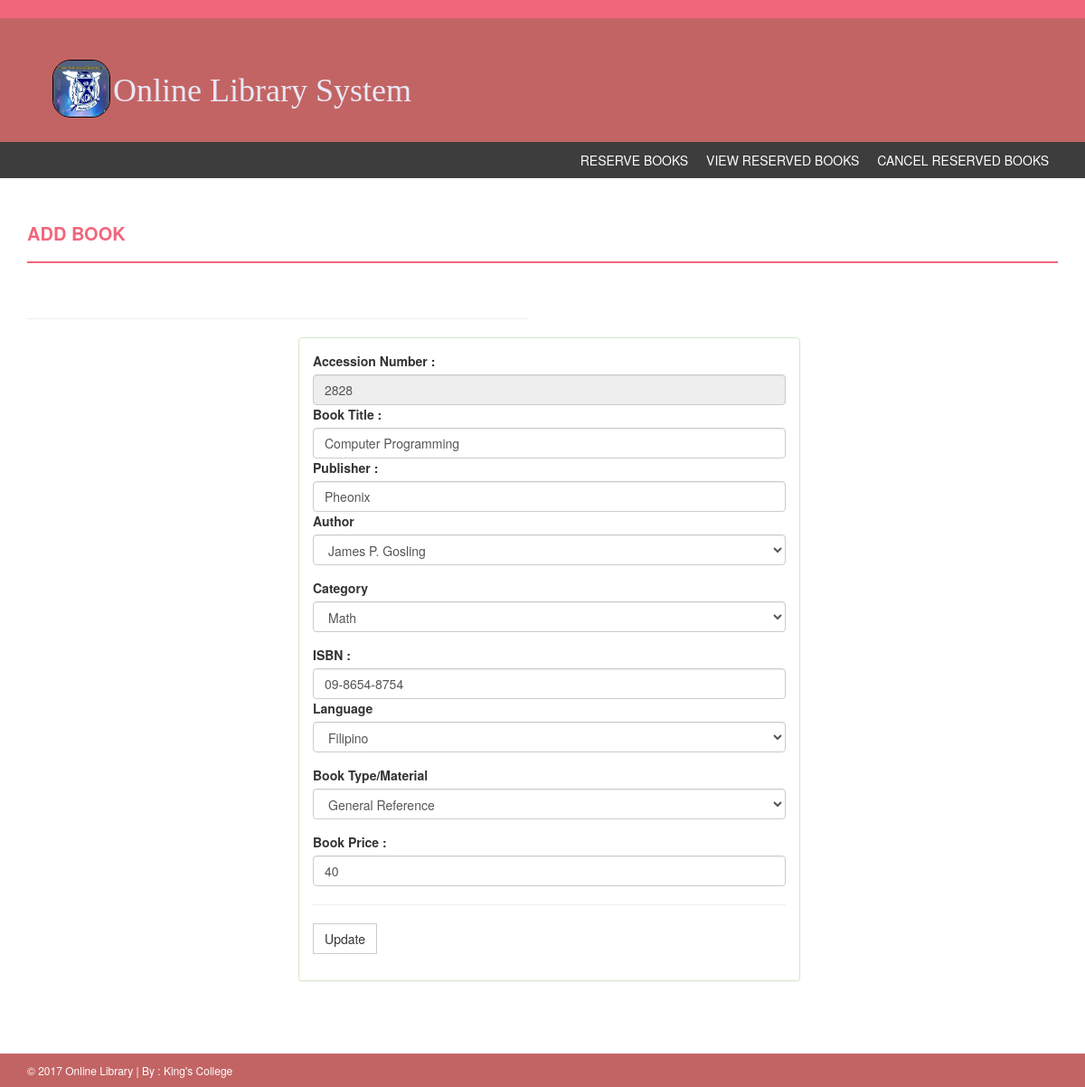
Screenshot of /php/edit_add_book.php?id=59 with the database file from the repository.
### tables this page shows
CREATE TABLE `book` (
  `book_id` int(11) NOT NULL,
  `book_number` int(11) NOT NULL,
  `number_of_copies` int(11) NOT NULL,
  `accession_number_id` varchar(100) NOT NULL,
  `publisher` varchar(100) NOT NULL,
  `book_name` varchar(100) NOT NULL,
  `author_id` int(11) NOT NULL,
  `category_id` int(11) NOT NULL,
  `ISBN` varchar(100) NOT NULL,
  `form_id` int(11) NOT NULL,
  `languange_id` int(11) NOT NULL,
  `status` varchar(100) NOT NULL COMMENT 'available; not available; damage; lost; reserve',
  `book_type_id` int(11) NOT NULL,
  `filing_book_type_id` int(11) NOT NULL,
  `supplier_id` int(11) NOT NULL,
  `book_price` int(11) NOT NULL
);

### php/edit_add_book.php (the view, shortened to what this page needs)
<link href="../assets/css/bootstrap.css" rel="stylesheet" />
    <link href="../assets/css/font-awesome.css" rel="stylesheet" />
    <link href="../assets/css/style.css" rel="stylesheet" />
    <link href="../assets/css/style2.css" rel="stylesheet" />
<?php
include('header.php');
?>
<?php
include('../config.php');
if(isset($_GET['id'])){
    $id=$_GET['id'];
$sql='SELECT * FROM `book` WHERE book.book_id="'.$id.'"';
    $qry=mysqli_query($CON, $sql) or die(mysqli_error($sql));
    while($row=mysqli_fetch_array($qry)){
        $book_number=$row['book_number'];
        $publisher=$row['publisher'];
        $book_name=$row['book_name'];
        $ISBN=$row['ISBN'];
        $book_price=$row['book_price'];
    }
}
?>
<div class="content-wrapper">
        <div class="container">
            <div class="row">
                <div class="col-md-12">
                    <h4 class="page-head-line">Add Book</h4>
                </div>
            </div>
            <div class="row">
                <div class="col-md-12">
                </div>
            </div>
            <div class="row">
                <div class="col-md-6">
                    <hr>
                     <div class="Compose-Message">
                <div class="panel panel-success" style="margin-right: -300px;margin-left: 300px;">
                    <div class="panel-body">
                        <form action="" method="post" enctype="multipart/form-data">
                        <label>Accession Number :  </label>
                        <input name="" disabled="yes" value="<?php echo $book_number; ?>" placeholder="Book Number" id="input-stock(units)" required="" class="form-control" type="text">
                        <label>Book Title :  </label>
                        <input name="book_title" value="<?php echo $book_name; ?>" placeholder="Book Title" id="input-price" required="" class="form-control" type="text">
                        <label>Publisher :  </label>
                        <input name="publisher" value="<?php echo $publisher; ?>" placeholder="Telephone Number" id="input-price" required="" class="form-control" type="text">
                        <div class="form-group">
                                            <label>Author</label>
                                            <select class="form-control" name="author">
                                                <?php
                                                include('config.php');
                                                $sql='SELECT * FROM author';
                                                $qry=mysqli_query($CON, $sql);
                                                while($row=mysqli_fetch_array($qry)){
                                                    $author_id=$row['author_id'];
                                                    $first_name=$row['first_name'];
                                                    $last_name=$row['last_name'];
                                                    $middle_name=$row['middle_name'];
                                                ?>
                                                <option value="<?php echo $author_id; ?>"><?php echo $first_name.' '.$middle_name.' '.$last_name; ?></option>
                                                <?php
                                                }
                                                ?>
                                            </select>
                        </div>
                        <div class="form-group">
                                            <label>Category</label>
                                            <select class="form-control" name="category">
                                                <?php
                                                $sql_cat='SELECT * FROM category';
                                                $qry_cat=mysqli_query($CON, $sql_cat) or die(mysqli_error($qry_cat));
                                                while($row=mysqli_fetch_array($qry_cat)){
                                                    $category_id=$row['category_id'];
                                                    $category_name=$row['category_name'];
                                                ?>
                                                <option value="<?php echo $category_id; ?>"><?php echo $category_name; ?></option>
                                                <?php
                                                }
                                                ?>
                                            </select>
                        </div>
                        <label>ISBN :  </label>
                        <input name="isbn" value="<?php echo $ISBN; ?>" placeholder="ISBN" id="input-price" required="" class="form-control" type="text">
                        <div class="form-group">
                                            <label>Language</label>
                                            <select class="form-control" name="language">
                                                <?php
                                                include('config.php');
                                                $sql_lang='SELECT * FROM `language`';
                                                $qry_lang=mysqli_query($CON, $sql_lang) or die(mysqli_error($qry_lang));
                                                while($row=mysqli_fetch_array($qry_lang)){
                                                    $language_id=$row['language_id'];
                                                    $language=$row['language'];
                                                ?>
                                                <option value="<?php echo $language_id; ?>"><?php echo $language; ?></option>
                                                <?php
                                                }
                                                ?>
                                            </select>
                        </div>
                        <div class="form-group">
                                            <label>Book Type/Material</label>
                                            <select class="form-control" name="book_type_id">
                                                <?php
                                                $sql_book_type='SELECT * FROM `book_type`';
                                                $qry_book_type=mysqli_query($CON, $sql_book_type) or die(mysqli_error($qry_book_type));
                                                while($row=mysqli_fetch_array($qry_book_type)){
                                                    $book_type_id=$row['book_type_id'];
                                                    $book_type=$row['book_type'];
                                                ?>
                                                <option value="<?php echo $book_type_id; ?>"><?php echo $book_type; ?></option>
                                                <?php
                                                }
                                                ?>
                                            </select>
                        </div>
                        <label>Book Price :  </label>
                        <input name="book_price" value="<?php echo $book_price; ?>" placeholder="Telephone Number" id="input-price" required="" class="form-control" type="text">
                        <hr>
                        <button type="submit" value="Update" name="update" class="btn btn-default">Update</button>
                      </form>
                    </div>
                    </div>
                </div>
                     </div>
                </div>
            </div>
        </div>
<?php
include('footer.php');
?>

### assets/css/style.css (style rules this page uses)
body { font-family: 'Roboto', sans-serif; line-height: 30px; }
.content-wrapper { margin-top: 40px; min-height: 600px; padding-bottom: 60px; }
.page-head-line { font-weight: 900; padding-bottom: 20px; border-bottom: 2px solid #F0677C; text-transform: uppercase; color: #F0677C; font-size: 20px; margin-bottom: 40px; }
.btn { border-radius: 0px; -webkit-border-radius: 0px; -moz-border-radius: 0px; }

### assets/css/style2.css (style rules this page uses)
*, *::before, *::after { -webkit-box-sizing: border-box; -moz-box-sizing: border-box; box-sizing: border-box; }
body { font-family: 'Roboto', sans-serif; font-weight: 400px; }
body { font-family: "Helvetica Neue",Helvetica,Arial,sans-serif; font-size: 14px; line-height: 1.428571429; color: #333; }
html { font-size: 62.5%; }
html { font-family: sans-serif; -webkit-text-size-adjust: 100%; }

### rows the page displays
book: book_number "2828", book_title "Computer Programming", publisher "Pheonix", isbn "09-8654-8754", book_price "40"

### other values shown
form field author "James P. Gosling"
form field category "Math"
form field language "Filipino"
form field book_type_id "General Reference"
